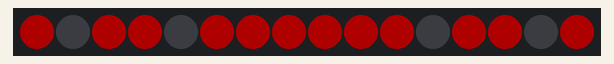
Recording of a sketch running on a simulated Arduino Uno, built with avr-gcc and run on an emulated ATmega328P. Shown: 16 RGB LEDs in strip order, left to right. Dim RGB values are drawn brighter than linear; random numbers use the default seed unless the sketch sets one.

Above: at 0.47 s.
At 9.24 s:
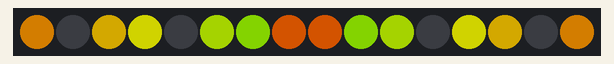
At 13.82 s:
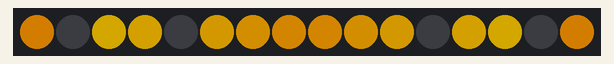
At 18.66 s:
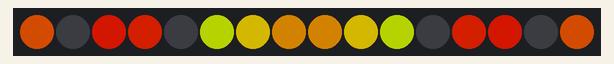
At 27.82 s:
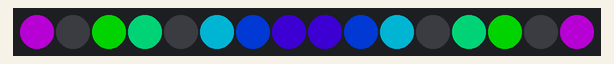
At 37.2 s:
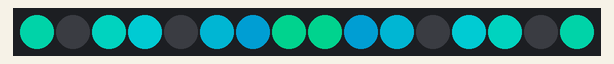

The sketch:

FeatherChestpiece.ino
```cpp
  //#include <TimerOne.h>
//#include "Button.h"
#include "SPI.h"
#include "Adafruit_WS2801.h"

//
//  Feather Chestpiece
//
//  Includes extended colors
//
//  Has a brightness setting: BRIGHTNESS and a dimmer
//
//  3/6/17
//
/*****************************************************************************/
//
//  Set Up Pins
//
//  2 pins for clock and data of lights.
//
#define dataPin 9       // 'yellow' wire
#define clockPin 8      // 'green' wire

#define numLights 12
#define symLights 6

// Dimmer
boolean USE_DIMMER = false;  // false = turn off dimmer capability

#define dimmerPin 5
int dimmerValue = 1024;
#define MIN_DIMMER_CHANGE 0.1 // fractional minumum recognized by the dimmer

float BRIGHTNESS = 0.50;  // 0.0 - 1.0 brightness level

// framebuffers
uint32_t current_frame[numLights];
uint32_t next_frame[numLights];

// For random-fill show (nasty global)
byte shuffle[numLights];  // Will contain a shuffle of lights

// Set the first variable to the NUMBER of pixels.
Adafruit_WS2801 strip = Adafruit_WS2801(numLights + 4, dataPin, clockPin);

byte PetalLookUp[16] = { 0,2,3,5,6,7,8,9,10,12,13,15 };

// Light colors

int foreColor =   0;    // Starting foreground color
int backColor = 500;    // Starting background color
#define MaxColor 1530    // Colors are 6 * 255

// Shows

int show = 0;       // Starting show
#define MAX_SHOW 8  // Total number of shows

int morph = 0;      // Keeps track of morphing steps (morph clock - minute hand)
int cycle = 0;      // Keeps track of animation (cycle clock - hour hand)
boolean update = true; // flag that tells whether lights need to be recalculated

// Delays
int wait = 6;
#define MAX_WAIT 12 // Number of stored delay times

//
// Setup
//

void setup() {

  //Serial.begin(9600);
  //Serial.println("Start");

  // Start up the LED counter
  strip.begin();

  // Initialize the strip, to start they are all 'off'

  for (int i=0; i<numLights; i++) {
    current_frame[i] = Color(0,0,0);        // Black
    next_frame[i] = Color(0,0,0);           // Black
    strip.setPixelColor(i, Color(0,0,0));
  }
  strip.show();
}

void loop() {

  delay(10);   // The only delay!

  check_dimmer();

  // Check if the lights need updating

  if (update) {

    update = false;

    switch(show) {

      case 0:
        allOn();
        break;
      case 1:
        morphChain();
        break;
      case 2:
        randomfill();
        break;
      case 3:
        randomcolors();
        break;
      case 4:
        twocolor();
        break;
      case 5:
        lightwave();
        break;
      case 6:
        lightrunup();
        break;
      case 7:
        sawtooth();
        break;
    }
  }

  // Morph the display

  morph_frame();

  // Advance the clock

  if (morph++ >= GetDelayTime(wait)) {  // Finished morphing

    update = true;  // Force an update
    morph = 0;  // Reset morphClock

    // Advance the cycle clock

    if (cycle++ > 1000) cycle = 0;

    // Update the frame display

    for (int i = 0; i < numLights; i++) {
      current_frame[i] = next_frame[i];
    }
  }

  // Randomly change foreColor, backColor, show, and timing

  if (!random(10)) {
    foreColor = IncColor(foreColor, 5);
  }

  if (!random(10)) {
    backColor = IncColor(backColor, -10);
  }

  if (!random(10000)) {
    show = (show + 1) % MAX_SHOW;
    morph = 0;
    cycle = 0;
    clearWithFade();
    delay(1000 * random(5,30));  // Dark for 5-30 seconds
  }

  if (!random(1000)) {
    wait++;
    if (wait == MAX_WAIT) {
      wait = 0;
      morph = 0;
    }
  }
}

// clear
//
// set all cells to black but don't call show yet
// ignores buffering
//
void clear() {
  for (int i=0; i<numLights; i++) {
    strip.setPixelColor(PetalLookUp[i], Color(0,0,0));
    setPixelColor(i, Color(0,0,0));
  }
}

//
// fill
//
void fill(uint32_t color) {
  for (int i = 0; i < numLights; i++) {
    setPixelColor(i, color);
  }
}

// clear with fade
//
// Fades lights to black
//
void clearWithFade() {
  fill(Color(0,0,0));
}

//
// All On
//
// Simply turns all the pixels on to one color
//
void allOn() {
   fill(Wheel(foreColor));
}

//
// check_dimmer - see whether the dimmer pot has changed - if so, adjust BRIGHTNESS
//
void check_dimmer() {
  if (USE_DIMMER) {
    int new_value = analogRead(dimmerPin);
    if (((abs(new_value - dimmerValue) / 1024.0) >= MIN_DIMMER_CHANGE) || ((new_value >= 1020) && (dimmerValue < 1000)) || ((new_value < 20) && (dimmerValue > 50))) {
      dimmerValue = new_value;
      BRIGHTNESS = dimmerValue / 1024.0;
    }
  }
}

// random fill
//
// randomfill: randomly fills in pixels from blank to all on
// then takes them away random until blank
//

void randomfill() {
  int i, j, save, pos;

  pos = cycle % (numLights*2);  // Where we are in the show
  if (pos >= numLights) {
    pos = (numLights*2) - pos;  // For a sawtooth effect
  }

  if (pos == 0) {  // Start of show

    // Shuffle sort to determine order to turn on lights
    for (i=0; i < numLights; i++) shuffle[i] = i; // before shuffle
    for (i=0; i < numLights; i++) {  // here's position
      j = random(numLights);         // there's position
      save = shuffle[i];
      shuffle[i] = shuffle[j];       // first swap
      shuffle[j] = save;             // second swap
    }
  }

  for (i=0; i < numLights; i++) {
    if (i < pos) {
      setPixelColor(shuffle[i], Wheel(foreColor));  // Turning on lights one at a time
    } else {
      setPixelBlack(shuffle[i]);  // Turning off lights one at a time
    }
  }
}

// random colors
//
// randomcolors: turns each pixel on to a random color
//
void randomcolors() {
  int i;

  if (cycle == 0) {  // Start of show: assign lights to random colors
    for (i=0; i < numLights; i++) {
      shuffle[i] = random(MaxColor);
    }
  }

  // Otherwise, fill lights with their color
  for (i=0; i < numLights; i++) {
    setPixelColor(i, Wheel(shuffle[i]));
  }
}

// two color
//
// alternates the color of pixels between two colors
//
void twocolor() {
  for (int i=0; i < symLights; i++) {
    if (i%2) setSymPixelColor(i, Wheel(foreColor));
    else setSymPixelColor(i, Wheel(backColor));
  }
}

//
// Morph Chain
//
// Morphs color 1 from position x to
// color 2 at position x+n

void morphChain() {
  float attenuation;

  for (int i=0; i < symLights; i++) {
    attenuation = ((i+(cycle%symLights)) % symLights)/(float)(symLights-1);
    setSymPixelColor(i, HSVinter24(Wheel(foreColor),Wheel(backColor), attenuation));
  }
}

//
// Saw tooth
//
// Fills in pixels with a sawtooth of intensity
//
// Peak of the sawtooth moves with the cycle

void sawtooth() {
  float attenuation;

  for (int i=0; i < symLights; i++) {
    attenuation = 2*(((i+(cycle%symLights)) % symLights)/(float)(symLights-1));
    if (attenuation > 1) attenuation = 2 - attenuation;  // the '2 -' creates the sawtooth
    attenuation = attenuation * attenuation;  // magnify effect - color brightness is not linear
    setSymPixelColor(i, HSVinter24(Color(0,0,0), Wheel(foreColor), attenuation));
  }
}

//
// rainbowshow: fills the spines with a gradient rainbow
// over time, the starting color changes
//

void rainbowshow(int cycles) {
  int diff = abs(foreColor - backColor);

  for (int i=0; i < symLights; i++) {
    setSymPixelColor( (i+(cycle%symLights)) % symLights, Wheel(((i*diff / symLights)+foreColor) % diff) );
  }
}

//
// lightwave
//
// Just one pixel traveling along the chain

void lightwave() {

  for (int i=0; i < symLights; i++) {
     if (i == symLights-(cycle % symLights)-1) setSymPixelColor(i, Wheel(foreColor));
     else setSymPixelColor(i, Color(0,0,0));
  }
}

//
// lightrunup
//
// lights fill up one at time
//
void lightrunup() {
  int pos = cycle % (symLights*2);  // Where we are in the show
  if (pos >= symLights) pos = (symLights*2) - pos - 1;

  for (int i=0; i < symLights; i++) {
    if (i <= pos) {
      setSymPixelColor(i, Wheel(foreColor));  // Turning on lights one at a time
    } else {
      setSymPixelColor(i, Color(0,0,0));   // black
    }
  }
}

//
// Frame displays. Basically gradually changes image from previous frame to next frame.
// More pleasing to the eye.
//
// Code initially from Greg and Robie
//

void morph_frame() {
   float fract = (float)morph/GetDelayTime(wait);
   if (fract > 1.0) {
     fract = 1.0;
   } else if (fract < 0) {
     fract = 0;
   }
   for (int i = 0; i < numLights; i++) {
     strip.setPixelColor(PetalLookUp[i], HSVinter24(current_frame[i], next_frame[i], fract));
   }
   strip.show();  // Update the display
}

//
// set SymPixelColor(int pos, uint32_t color) {
//
// Forces the two poles to have symmetric pixels

void setSymPixelColor(int pos, uint32_t color) {
  pos = pos % symLights;

  next_frame[pos] = color;
  next_frame[numLights - pos - 1] = color;

  if (pos == symLights - 1) next_frame[symLights] = color;
}

void setPixelColor(int pos, uint32_t color) {
  next_frame[pos] = color;
}

void setPixelBlack(byte pos) {
  next_frame[pos] = Color(0,0,0);
}

//
// IncColor
//
// Adds amount to color
//
int IncColor(int color, int amount) {
  int value = color + amount;
  while (value < 0) value += MaxColor;
  while (value >= MaxColor) value -= MaxColor;
  return value;
}

//
// Get Delay Time
//
// Returns a delay time from an array
//

int GetDelayTime(int wait) {
  int DelayValues[MAX_WAIT] = { 4, 6, 8, 12, 20, 30, 50, 75, 100, 150, 200, 250 };
  return (DelayValues[wait % MAX_WAIT]);
}

/* Helper functions */

// Color
//
// Create a 24-bit color value from R,G,B
//
uint32_t Color(byte r, byte g, byte b)
{
  uint32_t c = 0;
  c = r;
  c <<= 8;
  c |= g;
  c <<= 8;
  c |= b;
  return c;
}

// Extracts the red part of a 24-bit color
byte GetRed(uint32_t c)
{
  return ((c >> 16) & 0xff);
}

// Extracts the green part of a 24-bit color
byte GetGreen(uint32_t c)
{
  return ((c >> 8) & 0xff);
}

// Extracts the green part of a 24-bit color
byte GetBlue(uint32_t c)
{
  return (c & 0xff);
}

// If r=g=b=0, return true
boolean IsBlack(byte r, byte g, byte b)
{
  if(r=g=b=0) return (true);
  else return (false);
}


//Input a value 256 * 6 to get a color value.
//The colours are a transition r - g -b - back to r
uint32_t Wheel(int color)
{
  return Gradient_Wheel(color, 1);  // Intensity = 1
}

//Input a value 255 * 6 to get a color value.
//The colours are a transition r - g -b - back to r
//Intensity must be 0 <= intensity <= 1
uint32_t Gradient_Wheel(int color, float intensity)
{
  int r,g,b;
  int channel, value;

  color = color % MaxColor;  // Keep colors within bounds

  channel = color / 255;
  value = color % 255;

  if (intensity > 1) intensity = 1;
  if (intensity < 0) intensity = 0;

  intensity *= BRIGHTNESS;

  switch(channel)
  {
    case 0:
      r = 255;
      g = value;
      b = 0;
      break;
    case 1:
      r = 255 - value;
      g = 255;
      b = 0;
      break;
    case 2:
      r = 0;
      g = 255;
      b = value;
      break;
    case 3:
      r = 0;
      g = 255 - value;
      b = 255;
      break;
    case 4:
      r = value;
      g = 0;
      b = 255;
      break;
    default:
      r = 255;
      g = 0;
      b = 255 - value;
      break;
   }
  return(Color(r * intensity, g * intensity, b * intensity));
}


// r,g,b values are from 0 to 255
// h = [0,360], s = [0,1], v = [0,1]
// if s == 0, then h = -1 (undefined)
//
// code from http://www.cs.rit.edu/~ncs/color/t_convert.html

void RGBtoHSV( byte red, byte green, byte blue, float *h, float *s, float *v )
{
  float r = red/float(255);
  float g = green/float(255);
  float b = blue/float(255);

  float MIN = min(r, min(g,b));  // min(r,g,b)
  float MAX = max(r, max(g,b));  // max(r,g,b)

  *v = MAX;		        // v

  float delta = MAX - MIN;

  if (MAX != 0 ) *s = delta / MAX;	// s
  else { // r = g = b = 0		// s = 0, v is undefined
    *s = 0;
    *h = -1;
    return;
  }
  if( r == MAX ) *h = 60.0 * ( g - b ) / delta; // between yellow & magenta
  else {
    if( g == MAX ) {
      *h = 120.0 + 60.0 * ( b - r ) / delta; // between cyan & yellow
    } else {
      *h = 240.0 + 60.0 * ( r - g ) / delta;	// between magenta & cyan
    }
  }
  if( *h < 0 ) *h += 360;
}

// r,g,b values are from 0 to 255
// h = [0,360], s = [0,1], v = [0,1]
// if s == 0, then h = -1 (undefined)
//
// code from http://www.cs.rit.edu/~ncs/color/t_convert.html

void HSVtoRGB( byte *r, byte *g, byte *b, float h, float s, float v )
{
  int i;
  float f, p, q, t;

  if( s == 0 ) {
    // achromatic (grey)
    *r = *g = *b = (v*255);
    return;
  }

  h /= 60;			// sector 0 to 5
  i = floor( h );
  f = h - i;			// factorial part of h
  p = v * ( 1 - s );
  q = v * ( 1 - s * f );
  t = v * ( 1 - s * ( 1 - f ) );

  switch( i ) {
    case 0:
      *r = v * 255;
      *g = t * 255;
      *b = p * 255;
      break;
    case 1:
      *r = q * 255;
      *g = v * 255;
      *b = p * 255;
      break;
    case 2:
      *r = p * 255;
      *g = v * 255;
      *b = t * 255;
      break;
    case 3:
      *r = p * 255;
      *g = q * 255;
      *b = v * 255;
      break;
    case 4:
      *r = t * 255;
      *g = p * 255;
      *b = v * 255;
      break;
    default:		// case 5:
      *r = v * 255;
      *g = p * 255;
      *b = q * 255;
      break;
    }
}

//
//  HSV Interpolate Wheel
//
//  Wrapper for HSV Interpolate RGB below
//  start and end colors are 0-255 wheel colors

uint32_t HSVinterWheel(byte c1, byte c2, float fract)
{
  return(HSVinter24(Wheel(c1),Wheel(c2),fract));
}

//
//  HSV Interpolate 24-bit
//
//  Wrapper for HSV Interpolate RGB below
//  start and end colors are 24-bit colors

uint32_t HSVinter24(uint32_t c1, uint32_t c2, float fract)
{
  return(HSVinterRGB(GetRed(c1),GetGreen(c1),GetBlue(c1), GetRed(c2),GetGreen(c2),GetBlue(c2), fract));
}

//  HSV Interpolate RGB
//
//  Given a start rgb, an end rgb, and a fractional distance (0-1)
//  This function converts start and end colors to hsv
//  and interpolates between the two points
//  The function returns the properly interpolated rgb
//  as a 24-bit rgb color
//  Whew.

uint32_t HSVinterRGB(byte r1, byte g1, byte b1, byte r2, byte g2, byte b2, float fract)
{
  //Serial.print("r1 = ");
  //Serial.print(r1);
  //Serial.print(", g1 = ");
  //Serial.print(g1);
  //Serial.print(", b1 = ");
  //Serial.print(b1);
  //Serial.print("r2 = ");
  //Serial.print(r2);
  //Serial.print(", g2 = ");
  //Serial.print(g2);
  //Serial.print(", b2 = ");
  //Serial.println(b2);

  if (fract < 0 || fract > 1) {
     Serial.print("fract = ");
     Serial.println(fract);
     return(Color(255,0,0));  // Fract is out of 0-1 bounds. Color defaults to red
  }
  // Check to see if either 1 or 2 are black. If black, just attenuate the other color.

  if (r1+g1+b1 == 0) return(Color(r2*fract, g2*fract, b2*fract));
  if (r2+g2+b2 == 0) return(Color(r1*(1-fract), g1*(1-fract), b1*(1-fract)));

  // Set up HSV1 and HSV2 variables and pointers

  float h1,s1,v1,h2,s2,v2,hi,si,vi;
  float* p_h1;
  float* p_s1;
  float* p_v1;
  p_h1 = &h1;
  p_s1 = &s1;
  p_v1 = &v1;
  float* p_h2;
  float* p_s2;
  float* p_v2;
  p_h2 = &h2;
  p_s2 = &s2;
  p_v2 = &v2;

  // Calculate HSV1 and HSV2

  RGBtoHSV(r1,g1,b1,p_h1,p_s1,p_v1);
  RGBtoHSV(r2,g2,b2,p_h2,p_s2,p_v2);

  // Calculate the interpolated HSVi

  hi = interpolateWrap(h1,h2,fract);
  si = interpolate(s1,s2,fract);
  vi = interpolate(v1,v2,fract);

  // Convert back to rgb via pointers

  byte r,g,b;
  byte* p_r;
  byte* p_g;
  byte* p_b;
  p_r = &r;
  p_g = &g;
  p_b = &b;

  HSVtoRGB(p_r,p_g,p_b,hi,si,vi);

  // Print test bed
  /*
  Serial.print("r1 = ");
  Serial.print(r1);
  Serial.print(", g1 = ");
  Serial.print(g1);
  Serial.print(", b1 = ");
  Serial.print(b1);
  Serial.print(", r = ");
  Serial.print(r);
  Serial.print(", g = ");
  Serial.print(g);
  Serial.print(", b = ");
  Serial.println(b);
  */
  // Return the proper 24-bit color

  return(Color(r,g,b));
}

//
//  RGB Interpolate Wheel
//
//  Wrapper for RGB Interpolate RGB below
//  start and end colors are 0-255 wheel colors

uint32_t RGBinterWheel(byte c1, byte c2, float fract)
{
  return(RGBinter24(Wheel(c1),Wheel(c2),fract));
}

//
//  RGB Interpolate 24-bit
//
//  Wrapper for HSV Interpolate RGB below
//  start and end colors are 24-bit colors

uint32_t RGBinter24(uint32_t c1, uint32_t c2, float fract)
{
  return(RGBinterRGB(GetRed(c1),GetGreen(c1),GetBlue(c1), GetRed(c2),GetGreen(c2),GetBlue(c2), fract));
}

//  RGB Interpolate RGB
//
//  Given a start rgb, an end rgb, and a fractional distance (0-1)
//  This function interpolates between the two points
//  and returns the properly interpolated rgb
//  as a 24-bit rgb color

uint32_t RGBinterRGB(byte r1, byte g1, byte b1, byte r2, byte g2, byte b2, float fract)
{
  if (fract < 0) return(Color(r1,g1,b1));
  if (fract > 1) return(Color(r2,g2,b2));
  return(Color(interpolate(r1,r2,fract), interpolate(g1,g2,fract), interpolate(b1,b2,fract) ));
}
//
// Interpolate
//
// Returns the fractional point from a to b

float interpolate(float a, float b, float fract)
{
  return(a + (fract*(b-a)));
}

//
// Interpolate Wrap
//
// Returns the fractional point from a to b
// checking both ways around a circle

float interpolateWrap(float a, float b, float fract)
{
  if(should_wrap(a,b)) {
    if(a<b) a += 360;
    else b += 360;
  }
  float result = interpolate(a,b,fract);
  if (result>360) result -= 360;
  return(result);
}

//
// should_wrap
//
// determines whether the negative way
// around the circle is shorter

boolean should_wrap(float a, float b) {
  if (a>b) {
    float temp = a;  // basic a <-> b swap
    a = b;
    b = temp;
  }
  return(abs(b-a) > abs((a+360) - b));
}
```
